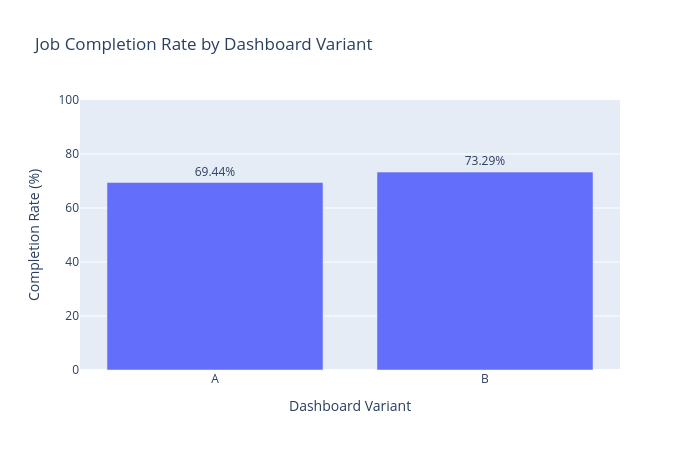

The notebook cell saved with this chart:
### Markdown cell above
A: about 69.44%
B: about 73.29%
B is visibly higher than A

### Code cell
import plotly.express as px

plot_data = df_clean.groupby('variant')['job_completed'].mean().reset_index()
plot_data['completion_rate_percent'] = plot_data['job_completed'] * 100

fig = px.bar(
    plot_data,
    x='variant',
    y='completion_rate_percent',
    text=plot_data['completion_rate_percent'].round(2),
    title='Job Completion Rate by Dashboard Variant',
    labels={
        'variant': 'Dashboard Variant',
        'completion_rate_percent': 'Completion Rate (%)'
    }
)

fig.update_traces(texttemplate='%{text}%', textposition='outside')

fig.update_layout(
    yaxis_range=[0, 100],
    width=700,
    height=450
)

fig.show()

### Figure 1 — Plotly figure (JSON) as saved in the notebook; plotly's stock layout.template omitted (floating-point values rounded to 4 significant figures)
{"data": [{"hovertemplate": "Dashboard Variant=%{x}<br>Completion Rate (%)=%{y}<br>text=%{text}<extra></extra>", "legendgroup": "", "marker": {"color": "#636efa", "pattern": {"shape": ""}}, "name": "", "orientation": "v", "showlegend": false, "text": [69.44, 73.29], "textposition": "outside", "texttemplate": "%{text}%", "type": "bar", "x": ["A", "B"], "xaxis": "x", "y": [69.44, 73.29], "yaxis": "y"}], "layout": {"barmode": "relative", "height": 450, "legend": {"tracegroupgap": 0}, "title": {"text": "Job Completion Rate by Dashboard Variant"}, "width": 700, "xaxis": {"anchor": "y", "domain": [0, 1], "title": {"text": "Dashboard Variant"}}, "yaxis": {"anchor": "x", "domain": [0, 1], "range": [0, 100], "title": {"text": "Completion Rate (%)"}}}}
